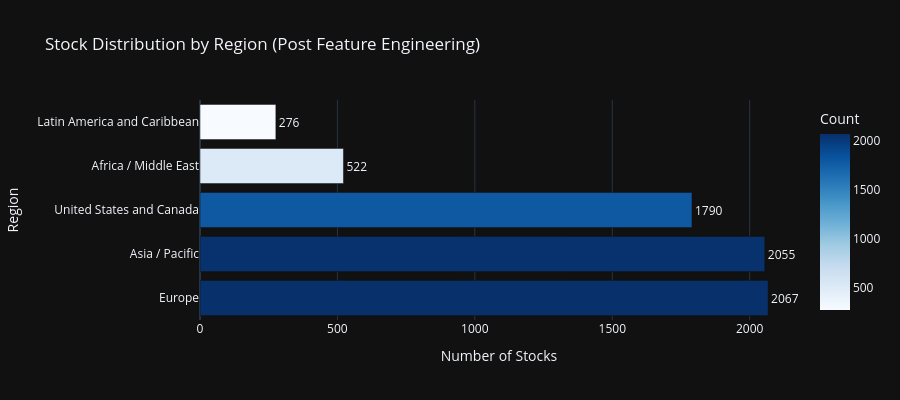
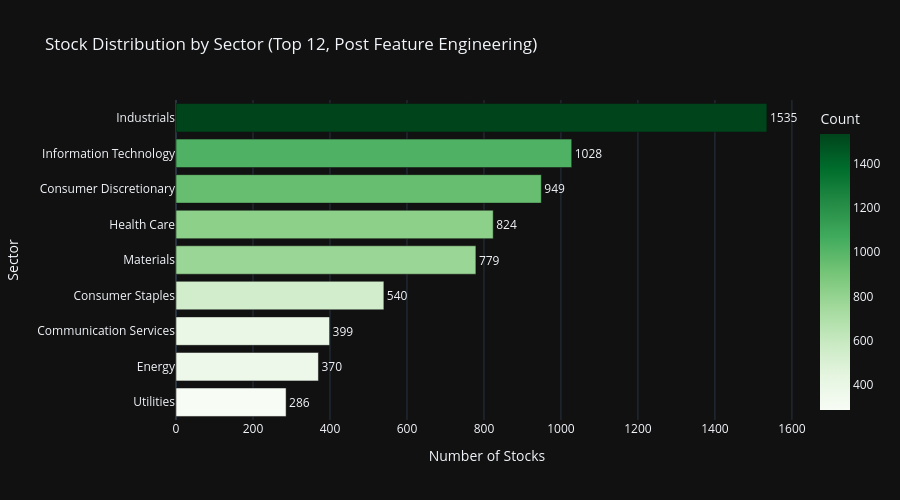
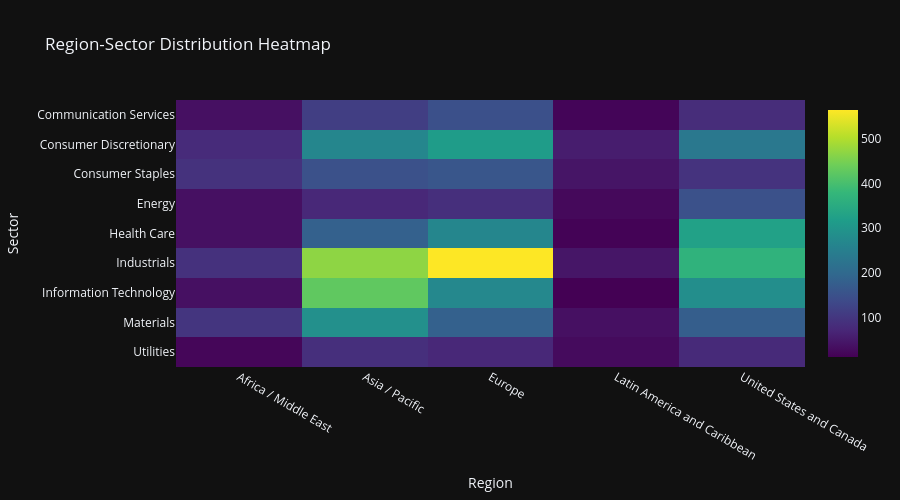
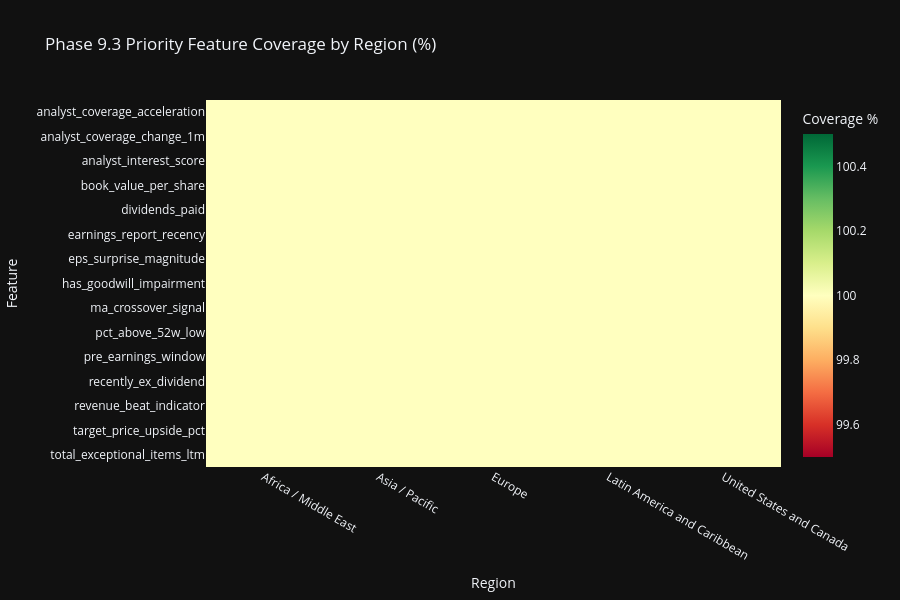

Notebook cell for these charts, in order:
### Markdown cell above
## Cell 6: Region & Sector Analytics with Feature Coverage

Section 17 compliant Plotly visualizations with dark theme.
Enhanced with Phase 9.3 feature analytics by region and sector.

### Code cell
# ============================================================================
# Cell 6: Region & Sector Analytics with Feature Coverage
# ============================================================================

print('=' * 80)
print('REGION & SECTOR ANALYTICS WITH FEATURE COVERAGE')
print('=' * 80)

# Use all_stocks_features (post feature engineering) for analytics
df_analytics = all_stocks_features

# Region distribution
if 'region' in df_analytics.columns:
    region_counts = df_analytics['region'].value_counts().reset_index()
    region_counts.columns = ['Region', 'Count']
    region_counts['Percentage'] = (region_counts['Count'] / region_counts['Count'].sum() * 100).round(1)

    fig_region = px.bar(
        region_counts,
        x='Count',
        y='Region',
        orientation='h',
        title='Stock Distribution by Region (Post Feature Engineering)',
        template=PLOTLY_TEMPLATE,
        color='Count',
        color_continuous_scale='Blues',
        text='Count',
    )
    fig_region.update_traces(
        textposition='outside',
        hovertemplate='<b>%{y}</b><br>Count: %{x}<br>Percentage: %{customdata[0]:.1f}%',
        customdata=region_counts[['Percentage']].values
    )
    fig_region.update_layout(
        xaxis_title='Number of Stocks',
        yaxis_title='Region',
        height=400,
        showlegend=False,
    )
    fig_region.show()

# Sector distribution (using TOP_N_SECTORS constant)
if 'sector' in df_analytics.columns:
    sector_counts = df_analytics['sector'].value_counts().head(TOP_N_SECTORS).reset_index()
    sector_counts.columns = ['Sector', 'Count']
    sector_counts['Percentage'] = (sector_counts['Count'] / len(df_analytics) * 100).round(1)

    fig_sector = px.bar(
        sector_counts.sort_values('Count'),
        x='Count',
        y='Sector',
        orientation='h',
        title=f'Stock Distribution by Sector (Top {TOP_N_SECTORS}, Post Feature Engineering)',
        template=PLOTLY_TEMPLATE,
        color='Count',
        color_continuous_scale='Greens',
        text='Count',
    )
    fig_sector.update_traces(
        textposition='outside',
        hovertemplate='<b>%{y}</b><br>Count: %{x}<br>Percentage: %{customdata[0]:.1f}%',
        customdata=sector_counts.sort_values('Count')[['Percentage']].values
    )
    fig_sector.update_layout(
        xaxis_title='Number of Stocks',
        yaxis_title='Sector',
        height=500,
        showlegend=False,
    )
    fig_sector.show()

# Region-Sector Heatmap
if 'region' in df_analytics.columns and 'sector' in df_analytics.columns:
    cross_tab = pd.crosstab(
        df_analytics['sector'],
        df_analytics['region']
    ).head(TOP_N_SECTORS)

    fig_heatmap = px.imshow(
        cross_tab,
        title='Region-Sector Distribution Heatmap',
        template=PLOTLY_TEMPLATE,
        color_continuous_scale='Viridis',
        aspect='auto',
    )
    fig_heatmap.update_layout(
        xaxis_title='Region',
        yaxis_title='Sector',
        height=500,
    )
    fig_heatmap.show()

print('\n✓ Distribution visualizations complete')

# ============================================================================
# Feature Coverage Analytics by Region and Sector
# ============================================================================
print('\n' + '=' * 80)
print('📊 PHASE 9.3 FEATURE ANALYTICS BY REGION & SECTOR')
print('=' * 80)

# 1. INTEGRATE ALL PHASE 9.3 FEATURES DYNAMICALLY
# Use schema helper functions for consistent naming
key_viz_features = get_key_features_by_category(
    df_analytics.columns.tolist(),
    categories=['Profitability', 'Momentum & Technical', 'Valuation Ratios']
)

# 2. UPDATE FEATURE MAPPING
# Build mapping from COLUMN_SCHEMA description or pattern matching
feature_mapping = get_feature_aliases()

# 3. BUILD AVAILABLE FEATURE LIST
# Filter for features actually present in the DataFrame after ETL
available_phase93 = get_key_features_by_category(
    df_analytics.columns.tolist()
)

# 4. PRIORITIZE FEATURES FOR VISUALIZATION
# Limit to top 15 features for visualization clarity, prioritized by completeness
coverage_ranks = df_analytics[available_phase93].notna().mean().sort_values(ascending=False)
top_viz_features = coverage_ranks.head(15).index.tolist()

if top_viz_features and 'region' in df_analytics.columns:
    print(f'\n📍 Feature Coverage by Region ({len(top_viz_features)} prioritized features):')

    # Calculate non-null percentage per region for prioritized features
    region_coverage_data = []
    for region in df_analytics['region'].unique():
        region_df = df_analytics[df_analytics['region'] == region]
        region_count = len(region_df)

        for feat in top_viz_features:
            non_null = region_df[feat].notna().sum()
            coverage_pct = (non_null / region_count * 100) if region_count > 0 else 0
            region_coverage_data.append({
                'Region': region,
                'Feature': feat,
                'Coverage_Pct': coverage_pct
            })

    region_coverage_df = pd.DataFrame(region_coverage_data)
    region_pivot = region_coverage_df.pivot(index='Feature', columns='Region', values='Coverage_Pct')

    print(region_pivot.round(1).to_string())

    # Heatmap visualization
    fig_region_coverage = px.imshow(
        region_pivot,
        title='Phase 9.3 Priority Feature Coverage by Region (%)',
        template=PLOTLY_TEMPLATE,
        color_continuous_scale='RdYlGn',
        aspect='auto',
        labels={'color': 'Coverage %'},
    )
    fig_region_coverage.update_layout(
        xaxis_title='Region',
        yaxis_title='Feature',
        height=600,
    )
    fig_region_coverage.show()

if top_viz_features and 'sector' in df_analytics.columns:
    print(f'\n🏢 Feature Coverage by Sector (Top 10 sectors, {len(top_viz_features)} priority features):')

    # Get top 10 sectors by count
    top_sectors = df_analytics['sector'].value_counts().head(10).index.tolist()

    # Calculate non-null percentage per sector for prioritized features
    sector_coverage_data = []
    for sector in top_sectors:
        sector_df = df_analytics[df_analytics['sector'] == sector]
        sector_count = len(sector_df)

        for feat in top_viz_features:
            non_null = sector_df[feat].notna().sum()
            coverage_pct = (non_null / sector_count * 100) if sector_count > 0 else 0
            sector_coverage_data.append({
                'Sector': sector,
                'Feature': feat,
                'Coverage_Pct': coverage_pct
            })

    sector_coverage_df = pd.DataFrame(sector_coverage_data)
    sector_pivot = sector_coverage_df.pivot(index='Feature', columns='Sector', values='Coverage_Pct')

    print(sector_pivot.round(1).to_string())

    # Heatmap visualization
    fig_sector_coverage = px.imshow(
        sector_pivot,
        title='Phase 9.3 Priority Feature Coverage by Sector (%)',
        template=PLOTLY_TEMPLATE,
        color_continuous_scale='RdYlGn',
        aspect='auto',
        labels={'color': 'Coverage %'},
    )
    fig_sector_coverage.update_layout(
        xaxis_title='Sector',
        yaxis_title='Feature',
        height=600,
    )
    fig_sector_coverage.show()

# Feature statistics by region
if available_phase93 and 'region' in df_analytics.columns:
    print(f'\n📊 Key Feature Statistics by Region:')

    # 4. UPDATE STAT FEATURES
    # Include new Phase 9.3 benchmarks: Earnings Quality and Technical momentum
    stat_features = [
        'roe',
        'price_momentum_1m',
        'debt_to_equity',
        'earnings_quality_score',
        'ema_trend_consistency'
    ]
    stat_features = [f for f in stat_features if f in df_analytics.columns]

    if stat_features:
        region_stats = df_analytics.groupby('region')[stat_features].agg(['mean', 'median', 'std']).round(3)
        print(region_stats.to_string())

        # Box plot for ROE by region (if available)
        if 'roe' in df_analytics.columns:
            fig_roe_region = px.box(
                df_analytics[df_analytics['roe'].notna()],
                x='region',
                y='roe',
                title='Return on Equity (ROE) Distribution by Region',
                template=PLOTLY_TEMPLATE,
                color='region',
            )
            fig_roe_region.update_layout(
                xaxis_title='Region',
                yaxis_title='ROE',
                height=450,
                showlegend=False,
            )
            fig_roe_region.show()

print('\n✓ Feature analytics by region and sector complete')

### Figure 1 — Plotly figure (JSON) as saved in the notebook; plotly's stock layout.template omitted (floating-point values rounded to 4 significant figures)
{"data": [{"hovertemplate": "<b>%{y}</b><br>Count: %{x}<br>Percentage: %{customdata[0]:.1f}%", "legendgroup": "", "marker": {"color": [2067, 2055, 1790, 522, 276], "coloraxis": "coloraxis", "pattern": {"shape": ""}}, "name": "", "orientation": "h", "showlegend": false, "text": [2067.0, 2055.0, 1790.0, 522.0, 276.0], "textposition": "outside", "x": [2067, 2055, 1790, 522, 276], "xaxis": "x", "y": ["Europe", "Asia / Pacific", "United States and Canada", "Africa / Middle East", "Latin America and Caribbean"], "yaxis": "y", "type": "bar", "customdata": [[30.8], [30.6], [26.7], [7.8], [4.1]]}], "layout": {"xaxis": {"anchor": "y", "domain": [0.0, 1.0], "title": {"text": "Number of Stocks"}}, "yaxis": {"anchor": "x", "domain": [0.0, 1.0], "title": {"text": "Region"}}, "coloraxis": {"colorbar": {"title": {"text": "Count"}}, "colorscale": [[0.0, "rgb(247,251,255)"], [0.125, "rgb(222,235,247)"], [0.25, "rgb(198,219,239)"], [0.375, "rgb(158,202,225)"], [0.5, "rgb(107,174,214)"], [0.625, "rgb(66,146,198)"], [0.75, "rgb(33,113,181)"], [0.875, "rgb(8,81,156)"], [1.0, "rgb(8,48,107)"]]}, "legend": {"tracegroupgap": 0}, "title": {"text": "Stock Distribution by Region (Post Feature Engineering)"}, "barmode": "relative", "height": 400, "showlegend": false}}

### Figure 2 — Plotly figure (JSON) as saved in the notebook; plotly's stock layout.template omitted (floating-point values rounded to 4 significant figures)
{"data": [{"hovertemplate": "<b>%{y}</b><br>Count: %{x}<br>Percentage: %{customdata[0]:.1f}%", "legendgroup": "", "marker": {"color": [286, 370, 399, 540, 779, 824, 949, 1028, 1535], "coloraxis": "coloraxis", "pattern": {"shape": ""}}, "name": "", "orientation": "h", "showlegend": false, "text": [286.0, 370.0, 399.0, 540.0, 779.0, 824.0, 949.0, 1028.0, 1535.0], "textposition": "outside", "x": [286, 370, 399, 540, 779, 824, 949, 1028, 1535], "xaxis": "x", "y": ["Utilities", "Energy", "Communication Services", "Consumer Staples", "Materials", "Health Care", "Consumer Discretionary", "Information Technology", "Industrials"], "yaxis": "y", "type": "bar", "customdata": [[4.3], [5.5], [5.9], [8.0], [11.6], [12.3], [14.1], [15.3], [22.9]]}], "layout": {"xaxis": {"anchor": "y", "domain": [0.0, 1.0], "title": {"text": "Number of Stocks"}}, "yaxis": {"anchor": "x", "domain": [0.0, 1.0], "title": {"text": "Sector"}}, "coloraxis": {"colorbar": {"title": {"text": "Count"}}, "colorscale": [[0.0, "rgb(247,252,245)"], [0.125, "rgb(229,245,224)"], [0.25, "rgb(199,233,192)"], [0.375, "rgb(161,217,155)"], [0.5, "rgb(116,196,118)"], [0.625, "rgb(65,171,93)"], [0.75, "rgb(35,139,69)"], [0.875, "rgb(0,109,44)"], [1.0, "rgb(0,68,27)"]]}, "legend": {"tracegroupgap": 0}, "title": {"text": "Stock Distribution by Sector (Top 12, Post Feature Engineering)"}, "barmode": "relative", "height": 500, "showlegend": false}}

### Figure 3 — Plotly figure (JSON) as saved in the notebook; plotly's stock layout.template omitted (floating-point values rounded to 4 significant figures)
{"data": [{"coloraxis": "coloraxis", "name": "0", "x": ["Africa / Middle East", "Asia / Pacific", "Europe", "Latin America and Caribbean", "United States and Canada"], "y": ["Communication Services", "Consumer Discretionary", "Consumer Staples", "Energy", "Health Care", "Industrials", "Information Technology", "Materials", "Utilities"], "z": [[36, 114, 149, 18, 82], [79, 265, 315, 56, 234], [92, 151, 160, 43, 94], [36, 73, 87, 24, 150], [36, 182, 265, 15, 326], [90, 469, 564, 45, 367], [36, 426, 270, 12, 284], [97, 288, 183, 35, 176], [20, 87, 74, 28, 77]], "type": "heatmap", "xaxis": "x", "yaxis": "y", "hovertemplate": "region: %{x}<br>sector: %{y}<br>color: %{z}<extra></extra>"}], "layout": {"xaxis": {"anchor": "y", "domain": [0.0, 1.0], "title": {"text": "Region"}}, "yaxis": {"anchor": "x", "domain": [0.0, 1.0], "autorange": "reversed", "title": {"text": "Sector"}}, "coloraxis": {"colorscale": [[0.0, "#440154"], [0.1111, "#482878"], [0.2222, "#3e4989"], [0.3333, "#31688e"], [0.4444, "#26828e"], [0.5556, "#1f9e89"], [0.6667, "#35b779"], [0.7778, "#6ece58"], [0.8889, "#b5de2b"], [1.0, "#fde725"]]}, "title": {"text": "Region-Sector Distribution Heatmap"}, "height": 500}}

### Figure 4 — Plotly figure (JSON) as saved in the notebook; plotly's stock layout.template omitted (floating-point values rounded to 4 significant figures)
{"data": [{"coloraxis": "coloraxis", "name": "0", "x": ["Africa / Middle East", "Asia / Pacific", "Europe", "Latin America and Caribbean", "United States and Canada"], "y": ["analyst_coverage_acceleration", "analyst_coverage_change_1m", "analyst_interest_score", "book_value_per_share", "dividends_paid", "earnings_report_recency", "eps_surprise_magnitude", "has_goodwill_impairment", "ma_crossover_signal", "pct_above_52w_low", "pre_earnings_window", "recently_ex_dividend", "revenue_beat_indicator", "target_price_upside_pct", "total_exceptional_items_ltm"], "z": [[100.0, 100.0, 100.0, 100.0, 100.0], [100.0, 100.0, 100.0, 100.0, 100.0], [100.0, 100.0, 100.0, 100.0, 100.0], [100.0, 100.0, 100.0, 100.0, 100.0], [100.0, 100.0, 100.0, 100.0, 100.0], [100.0, 100.0, 100.0, 100.0, 100.0], [100.0, 100.0, 100.0, 100.0, 100.0], [100.0, 100.0, 100.0, 100.0, 100.0], [100.0, 100.0, 100.0, 100.0, 100.0], [100.0, 100.0, 100.0, 100.0, 100.0], [100.0, 100.0, 100.0, 100.0, 100.0], [100.0, 100.0, 100.0, 100.0, 100.0], [100.0, 100.0, 100.0, 100.0, 100.0], [100.0, 100.0, 100.0, 100.0, 100.0], [100.0, 100.0, 100.0, 100.0, 100.0]], "type": "heatmap", "xaxis": "x", "yaxis": "y", "hovertemplate": "Region: %{x}<br>Feature: %{y}<br>Coverage %: %{z}<extra></extra>"}], "layout": {"xaxis": {"anchor": "y", "domain": [0.0, 1.0], "title": {"text": "Region"}}, "yaxis": {"anchor": "x", "domain": [0.0, 1.0], "autorange": "reversed", "title": {"text": "Feature"}}, "coloraxis": {"colorbar": {"title": {"text": "Coverage %"}}, "colorscale": [[0.0, "rgb(165,0,38)"], [0.1, "rgb(215,48,39)"], [0.2, "rgb(244,109,67)"], [0.3, "rgb(253,174,97)"], [0.4, "rgb(254,224,139)"], [0.5, "rgb(255,255,191)"], [0.6, "rgb(217,239,139)"], [0.7, "rgb(166,217,106)"], [0.8, "rgb(102,189,99)"], [0.9, "rgb(26,152,80)"], [1.0, "rgb(0,104,55)"]]}, "title": {"text": "Phase 9.3 Priority Feature Coverage by Region (%)"}, "height": 600}}
